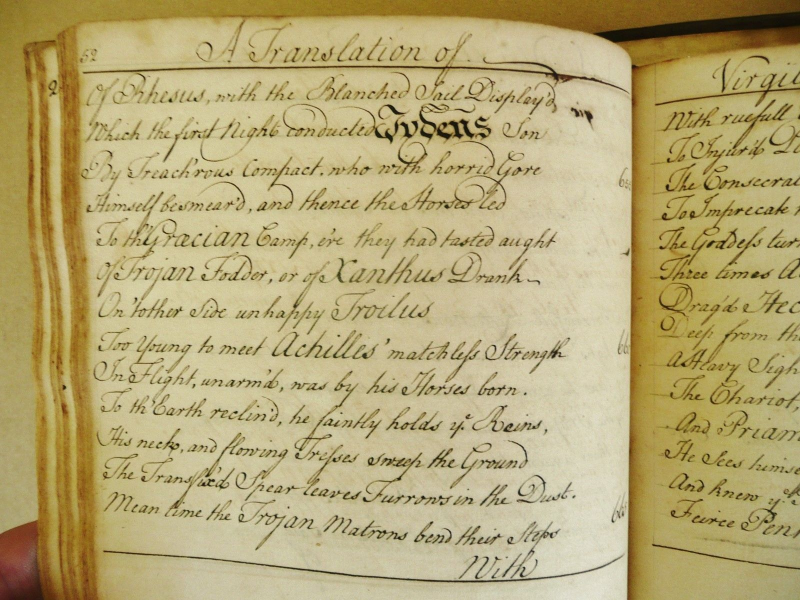
#> input picture Bootcamp OpenCV/book.jpg, 1600 x 1200 px (shown at 1/2 size)
$ jupyter execute '16_Dilation, Erosion, Opening and Closing.ipynb'
#> lines starting #> are read from the running program, lines starting #| are printed output that depends on the picture
[cell 1]
import cv2
import numpy as np

image = cv2.imread('./book.jpg', 0)
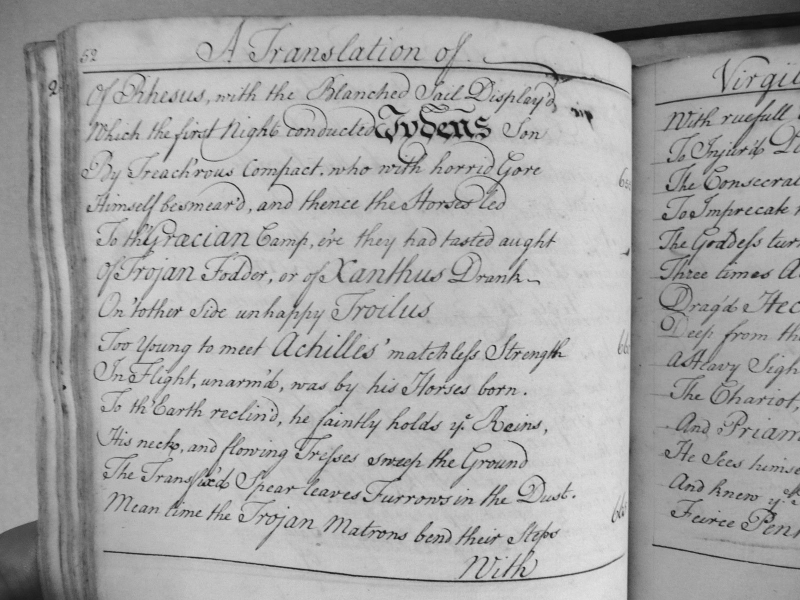
#> image: shape (1200, 1600) (shown at 1/2 size); min 5, max 234, mean 166.7
image = cv2.resize(image, (500,500), interpolation = cv2.INTER_AREA)
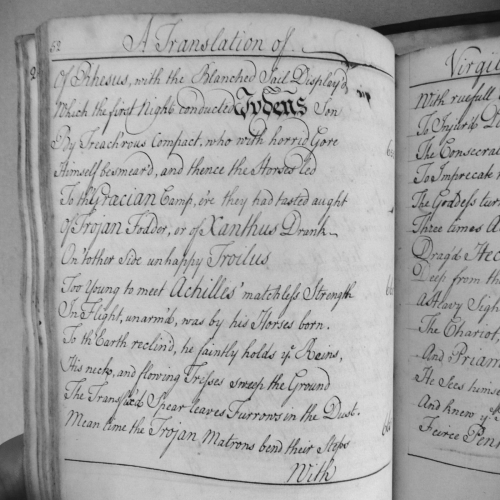
#> image: shape (500, 500); min 13, max 224, mean 166.7

cv2.imshow('Original', image)
cv2.waitKey()

# Let's define our kernel size
kernel = np.ones((5,5), np.uint8)

erosion = cv2.erode(image, kernel, iterations = 1)
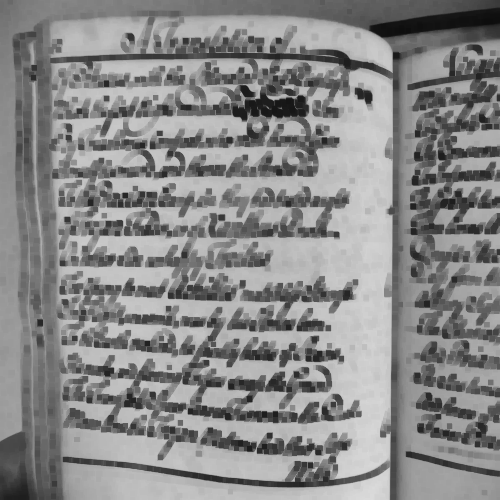
#> erosion: shape (500, 500); min 13, max 219, mean 136
cv2.imshow('Erosion', erosion)
cv2.waitKey()

dilation = cv2.dilate(image, kernel, iterations = 1)
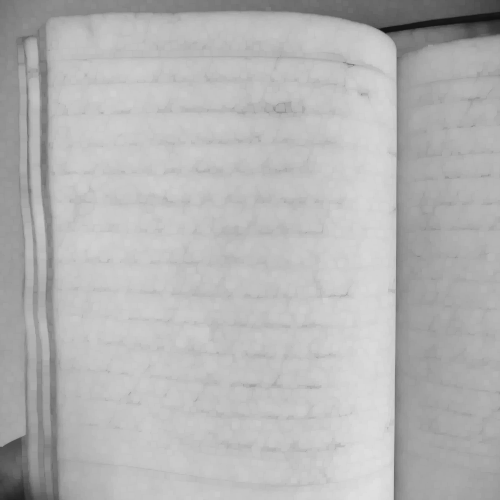
#> dilation: shape (500, 500); min 17, max 224, mean 180.9
cv2.imshow('Dilation', dilation)
cv2.waitKey()

# Opening - Good for removing noise
opening = cv2.morphologyEx(image, cv2.MORPH_OPEN, kernel)
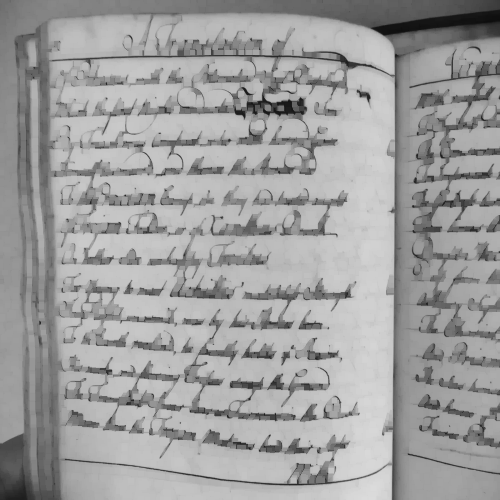
#> opening: shape (500, 500); min 13, max 219, mean 158.8
cv2.imshow('Opening', opening)
cv2.waitKey()

# Closing - Good for removing noise
closing = cv2.morphologyEx(image, cv2.MORPH_CLOSE, kernel)
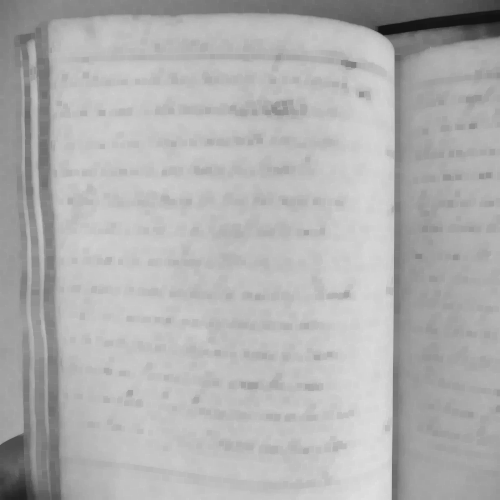
#> closing: shape (500, 500); min 17, max 224, mean 176.4
cv2.imshow('Closing', closing)
cv2.waitKey()

cv2.destroyAllWindows()

$ run again, with Bootcamp OpenCV/Sudoku.jpg copied over Bootcamp OpenCV/book.jpg
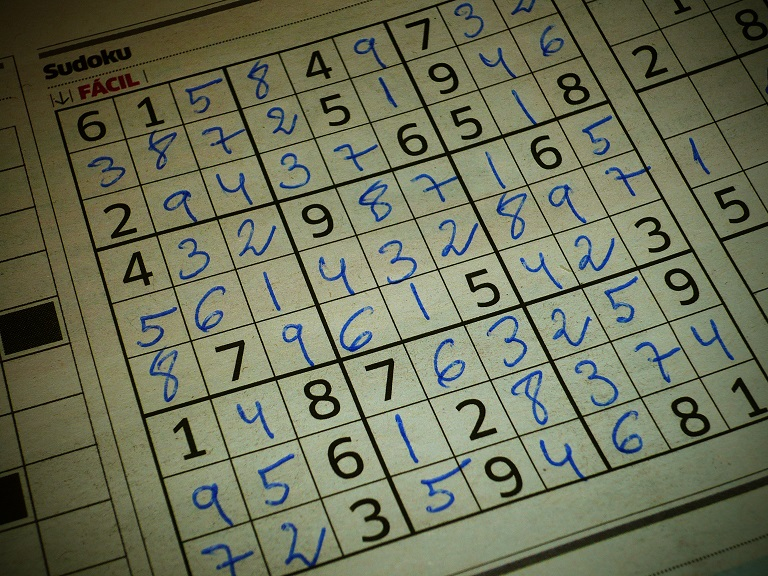
#> input picture Bootcamp OpenCV/Sudoku.jpg, 768 x 576 px
#> `erosion = cv2.erode(image, kernel, iterations = 1)`:
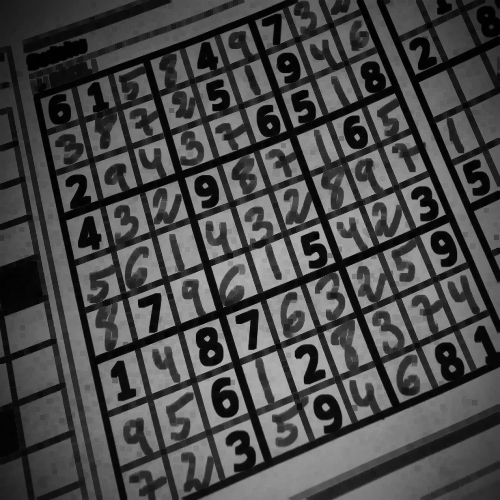
#> erosion: shape (500, 500); min 0, max 179, mean 72.4
#> `closing = cv2.morphologyEx(image, cv2.MORPH_CLOSE, kernel)`:
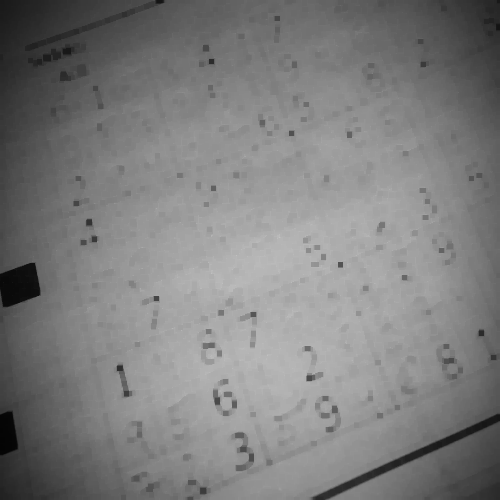
#> closing: shape (500, 500); min 4, max 195, mean 125.6
